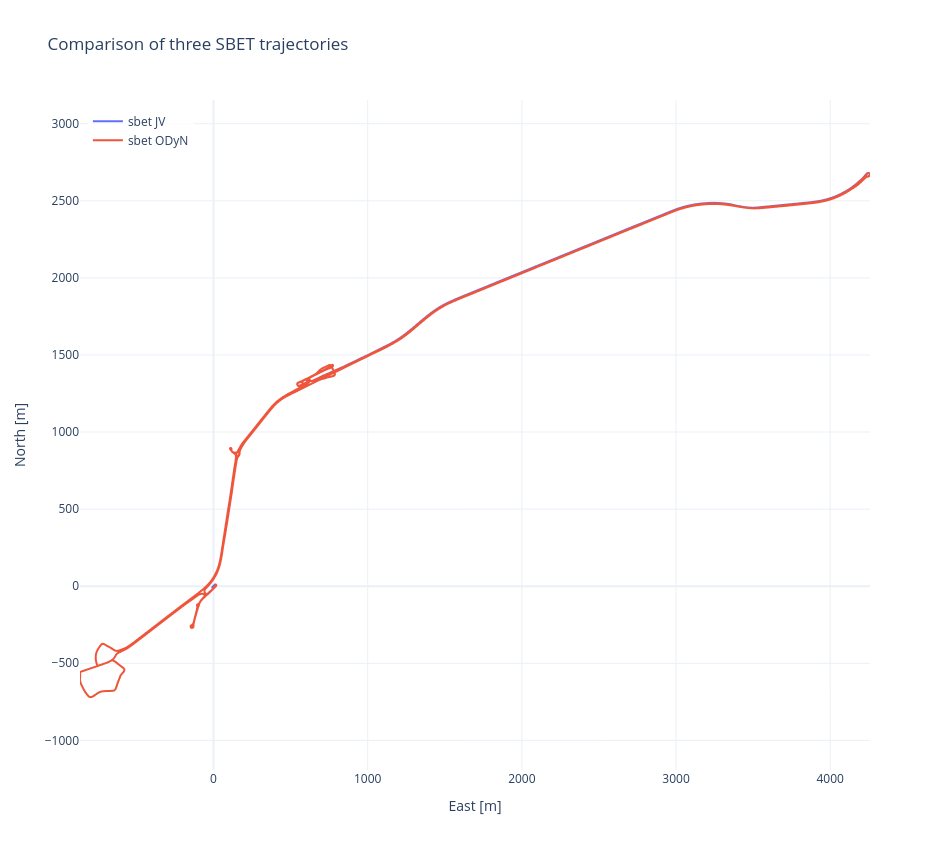

The cell this chart's notebook holds for it:
### Code cell
# ============================================================
# Compare TWO binary SBET .out trajectories in one interactive plot
# - autonomous cell
# - Plotly interactive: zoom / pan / hover / legend toggle
# - common local ENU frame
# ============================================================

from pathlib import Path
import numpy as np
import pandas as pd
import plotly.graph_objects as go

# ------------------------------------------------------------
# USER INPUT
# ------------------------------------------------------------
out2_path = Path("/media/b085164/Elements/CALIB_26_02_25/ODyN_calib/base_v0/in/reference.out") #JV
out3_path = Path("/media/b085164/Elements/CALIB_26_02_25/ODyN_calib/outage/outage_GNSS/out/ODyN_outage.out") # ODyN

label2 = "sbet JV"
label3 = "sbet ODyN"


# Optional time window
t_start = None   # e.g. 466930.0
t_end   = None   # e.g. 466980.0

# Optional decimation for display
max_display_points = 50000

# ------------------------------------------------------------
# Standard Applanix SBET dtype (17 float64 values per record)
# ------------------------------------------------------------
SBET_DTYPE = np.dtype([
    ("time",        np.float64),
    ("lat",         np.float64),
    ("lon",         np.float64),
    ("alt",         np.float64),
    ("vx",          np.float64),
    ("vy",          np.float64),
    ("vz",          np.float64),
    ("roll",        np.float64),
    ("pitch",       np.float64),
    ("heading",     np.float64),
    ("wander",      np.float64),
    ("ax",          np.float64),
    ("ay",          np.float64),
    ("az",          np.float64),
    ("wx",          np.float64),
    ("wy",          np.float64),
    ("wz",          np.float64),
])

# ------------------------------------------------------------
# Helpers
# ------------------------------------------------------------
def load_sbet(path: Path) -> pd.DataFrame:
    arr = np.fromfile(path, dtype=SBET_DTYPE)
    if arr.size == 0:
        raise ValueError(f"Empty or unreadable SBET file: {path}")
    return pd.DataFrame(arr)

def geodetic_to_local_enu(lat, lon, h, lat0, lon0, h0):
    a = 6378137.0
    f = 1 / 298.257223563
    e2 = f * (2 - f)

    def geodetic_to_ecef(lat, lon, h):
        sin_lat = np.sin(lat)
        cos_lat = np.cos(lat)
        sin_lon = np.sin(lon)
        cos_lon = np.cos(lon)
        N = a / np.sqrt(1 - e2 * sin_lat**2)
        X = (N + h) * cos_lat * cos_lon
        Y = (N + h) * cos_lat * sin_lon
        Z = (N * (1 - e2) + h) * sin_lat
        return X, Y, Z

    X, Y, Z = geodetic_to_ecef(lat, lon, h)
    X0, Y0, Z0 = geodetic_to_ecef(lat0, lon0, h0)

    dX = X - X0
    dY = Y - Y0
    dZ = Z - Z0

    sin_lat0 = np.sin(lat0)
    cos_lat0 = np.cos(lat0)
    sin_lon0 = np.sin(lon0)
    cos_lon0 = np.cos(lon0)

    R = np.array([
        [-sin_lon0,               cos_lon0,              0],
        [-sin_lat0 * cos_lon0, -sin_lat0 * sin_lon0,  cos_lat0],
        [ cos_lat0 * cos_lon0,  cos_lat0 * sin_lon0,  sin_lat0],
    ])

    xyz = np.vstack([dX, dY, dZ])
    enu = R @ xyz
    return enu[0], enu[1], enu[2]

def filter_time_window(df, t_start=None, t_end=None):
    mask = np.ones(len(df), dtype=bool)
    if t_start is not None:
        mask &= df["time"].to_numpy() >= t_start
    if t_end is not None:
        mask &= df["time"].to_numpy() <= t_end
    out = df.loc[mask].copy()
    if len(out) == 0:
        raise ValueError("No samples in selected time window.")
    return out

def decimate_indices(n, max_points):
    if n <= max_points:
        return np.arange(n)
    return np.linspace(0, n - 1, max_points).astype(int)

# ------------------------------------------------------------
# Load
# ------------------------------------------------------------
df2 = load_sbet(out2_path)
df3 = load_sbet(out3_path)

print(f"Loaded 2: {out2_path}")
print(f"  records: {len(df2):,}")
print(f"  time range: [{df2.time.min():.4f}, {df2.time.max():.4f}]")

print(f"Loaded 3: {out3_path}")
print(f"  records: {len(df3):,}")
print(f"  time range: [{df3.time.min():.4f}, {df3.time.max():.4f}]")

# ------------------------------------------------------------
# Filter time window
# ------------------------------------------------------------
df2 = filter_time_window(df2, t_start, t_end)
df3 = filter_time_window(df3, t_start, t_end)

# ------------------------------------------------------------
# Common ENU origin
# Use first point of trajectory 1 as reference
# ------------------------------------------------------------
lat0 = df2["lat"].iloc[0]
lon0 = df2["lon"].iloc[0]
h0   = df2["alt"].iloc[0]


E2, N2, U2 = geodetic_to_local_enu(
    df2["lat"].to_numpy(),
    df2["lon"].to_numpy(),
    df2["alt"].to_numpy(),
    lat0, lon0, h0
)

E3, N3, U3 = geodetic_to_local_enu(
    df3["lat"].to_numpy(),
    df3["lon"].to_numpy(),
    df3["alt"].to_numpy(),
    lat0, lon0, h0
)


t2 = df2["time"].to_numpy()
t3 = df3["time"].to_numpy()

# ------------------------------------------------------------
# Optional decimation
# ------------------------------------------------------------
idx2 = decimate_indices(len(t2), max_display_points)
idx3 = decimate_indices(len(t3), max_display_points)


E2, N2, U2, t2 = E2[idx2], N2[idx2], U2[idx2], t2[idx2]
E3, N3, U3, t3 = E3[idx3], N3[idx3], U3[idx3], t3[idx3]


# ------------------------------------------------------------
# Interactive plot
# ------------------------------------------------------------
fig = go.Figure()

fig.add_trace(go.Scattergl(
    x=E2,
    y=N2,
    mode="lines",
    name=label2,
    customdata=np.column_stack([t2, U2]),
    hovertemplate=(
        "<b>%{fullData.name}</b><br>"
        "GPS time: %{customdata[0]:.4f}<br>"
        "East: %{x:.3f} m<br>"
        "North: %{y:.3f} m<br>"
        "Up: %{customdata[1]:.3f} m"
        "<extra></extra>"
    )
))

fig.add_trace(go.Scattergl(
    x=E3,
    y=N3,
    mode="lines",
    name=label3,
    customdata=np.column_stack([t3, U3]),
    hovertemplate=(
        "<b>%{fullData.name}</b><br>"
        "GPS time: %{customdata[0]:.4f}<br>"
        "East: %{x:.3f} m<br>"
        "North: %{y:.3f} m<br>"
        "Up: %{customdata[1]:.3f} m"
        "<extra></extra>"
    )
))

fig.update_layout(
    title="Comparison of three SBET trajectories",
    xaxis_title="East [m]",
    yaxis_title="North [m]",
    template="plotly_white",
    height=850,
    width=950,
    hovermode="closest",
    legend=dict(
        x=0.01,
        y=0.99,
        bgcolor="rgba(255,255,255,0.8)"
    )
)

fig.update_yaxes(
    scaleanchor="x",
    scaleratio=1
)

fig.show()

### Figure 1 — Plotly figure (JSON) as saved in the notebook; plotly's stock layout.template omitted (floating-point values rounded to 4 significant figures; data arrays with more than 128 entries replaced by an {"elided": "..."} marker saying what was removed)
{"data": [{"customdata": {"elided": "50000x2 float values"}, "hovertemplate": "<b>%{fullData.name}</b><br>GPS time: %{customdata[0]:.4f}<br>East: %{x:.3f} m<br>North: %{y:.3f} m<br>Up: %{customdata[1]:.3f} m<extra></extra>", "mode": "lines", "name": "sbet JV", "type": "scattergl", "x": {"elided": "50000 float values"}, "y": {"elided": "50000 float values"}}, {"customdata": {"elided": "39900x2 float values"}, "hovertemplate": "<b>%{fullData.name}</b><br>GPS time: %{customdata[0]:.4f}<br>East: %{x:.3f} m<br>North: %{y:.3f} m<br>Up: %{customdata[1]:.3f} m<extra></extra>", "mode": "lines", "name": "sbet ODyN", "type": "scattergl", "x": {"elided": "39900 float values"}, "y": {"elided": "39900 float values"}}], "layout": {"height": 850, "hovermode": "closest", "legend": {"bgcolor": "rgba(255,255,255,0.8)", "x": 0.01, "y": 0.99}, "title": {"text": "Comparison of three SBET trajectories"}, "width": 950, "xaxis": {"title": {"text": "East [m]"}}, "yaxis": {"scaleanchor": "x", "scaleratio": 1, "title": {"text": "North [m]"}}}}
